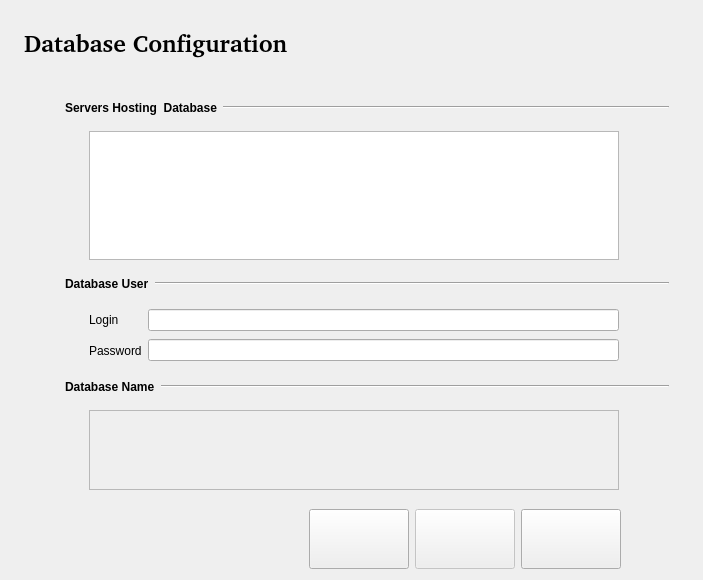
<?xml version="1.0" encoding="UTF-8"?>
<ui version="4.0">
 <class>DDBBWidgetBase</class>
 <widget class="QWidget" name="DDBBWidgetBase">
  <property name="geometry">
   <rect>
    <x>0</x>
    <y>0</y>
    <width>703</width>
    <height>580</height>
   </rect>
  </property>
  <property name="maximumSize">
   <size>
    <width>800</width>
    <height>32767</height>
   </size>
  </property>
  <property name="windowTitle">
   <string>Form2</string>
  </property>
  <layout class="QGridLayout">
   <item row="0" column="0">
    <widget class="QFrame" name="frame7">
     <property name="lineWidth">
      <number>2</number>
     </property>
     <layout class="QVBoxLayout">
      <property name="leftMargin">
       <number>2</number>
      </property>
      <property name="topMargin">
       <number>2</number>
      </property>
      <property name="rightMargin">
       <number>2</number>
      </property>
      <property name="bottomMargin">
       <number>2</number>
      </property>
      <item>
       <widget class="QFrame" name="Frame3">
        <property name="minimumSize">
         <size>
          <width>0</width>
          <height>60</height>
         </size>
        </property>
        <property name="maximumSize">
         <size>
          <width>32567</width>
          <height>60</height>
         </size>
        </property>
        <property name="lineWidth">
         <number>2</number>
        </property>
        <layout class="QHBoxLayout">
         <property name="spacing">
          <number>6</number>
         </property>
         <property name="leftMargin">
          <number>11</number>
         </property>
         <property name="topMargin">
          <number>11</number>
         </property>
         <property name="rightMargin">
          <number>11</number>
         </property>
         <property name="bottomMargin">
          <number>11</number>
         </property>
         <item>
          <widget class="QLabel" name="TextLabel1">
           <property name="font">
            <font>
             <family>Nimbus Sans l [Urw]</family>
             <pointsize>18</pointsize>
             <weight>75</weight>
             <bold>true</bold>
            </font>
           </property>
           <property name="text">
            <string>Database Configuration</string>
           </property>
           <property name="wordWrap">
            <bool>false</bool>
           </property>
          </widget>
         </item>
         <item>
          <spacer name="Spacer3">
           <property name="orientation">
            <enum>Qt::Horizontal</enum>
           </property>
           <property name="sizeType">
            <enum>QSizePolicy::Expanding</enum>
           </property>
           <property name="sizeHint" stdset="0">
            <size>
             <width>181</width>
             <height>0</height>
            </size>
           </property>
          </spacer>
         </item>
        </layout>
       </widget>
      </item>
      <item>
       <widget class="QFrame" name="frame13">
        <layout class="QVBoxLayout">
         <item>
          <layout class="QHBoxLayout">
           <item>
            <widget class="QLabel" name="server_pixmap_label">
             <property name="minimumSize">
              <size>
               <width>35</width>
               <height>35</height>
              </size>
             </property>
             <property name="maximumSize">
              <size>
               <width>35</width>
               <height>35</height>
              </size>
             </property>
             <property name="text">
              <string/>
             </property>
             <property name="pixmap">
              <pixmap>image0</pixmap>
             </property>
             <property name="alignment">
              <set>Qt::AlignCenter</set>
             </property>
             <property name="wordWrap">
              <bool>false</bool>
             </property>
            </widget>
           </item>
           <item>
            <widget class="QLabel" name="textLabel2">
             <property name="sizePolicy">
              <sizepolicy hsizetype="Maximum" vsizetype="Preferred">
               <horstretch>0</horstretch>
               <verstretch>0</verstretch>
              </sizepolicy>
             </property>
             <property name="font">
              <font>
               <weight>75</weight>
               <bold>true</bold>
              </font>
             </property>
             <property name="text">
              <string>Servers Hosting  Database</string>
             </property>
             <property name="wordWrap">
              <bool>false</bool>
             </property>
            </widget>
           </item>
           <item>
            <widget class="Line" name="line1">
             <property name="sizePolicy">
              <sizepolicy hsizetype="Minimum" vsizetype="Fixed">
               <horstretch>0</horstretch>
               <verstretch>0</verstretch>
              </sizepolicy>
             </property>
             <property name="frameShape">
              <enum>QFrame::HLine</enum>
             </property>
             <property name="frameShadow">
              <enum>QFrame::Sunken</enum>
             </property>
            </widget>
           </item>
           <item>
            <spacer name="spacer22">
             <property name="orientation">
              <enum>Qt::Horizontal</enum>
             </property>
             <property name="sizeType">
              <enum>QSizePolicy::Fixed</enum>
             </property>
             <property name="sizeHint" stdset="0">
              <size>
               <width>10</width>
               <height>10</height>
              </size>
             </property>
            </spacer>
           </item>
          </layout>
         </item>
         <item>
          <layout class="QHBoxLayout">
           <item>
            <spacer name="spacer4">
             <property name="orientation">
              <enum>Qt::Horizontal</enum>
             </property>
             <property name="sizeType">
              <enum>QSizePolicy::Fixed</enum>
             </property>
             <property name="sizeHint" stdset="0">
              <size>
               <width>65</width>
               <height>31</height>
              </size>
             </property>
            </spacer>
           </item>
           <item>
            <widget class="QStackedWidget" name="stack">
             <property name="minimumSize">
              <size>
               <width>0</width>
               <height>100</height>
              </size>
             </property>
             <property name="currentIndex">
              <number>1</number>
             </property>
             <widget class="QWidget" name="wait">
              <layout class="QVBoxLayout">
               <property name="leftMargin">
                <number>0</number>
               </property>
               <property name="topMargin">
                <number>0</number>
               </property>
               <property name="rightMargin">
                <number>0</number>
               </property>
               <property name="bottomMargin">
                <number>0</number>
               </property>
               <item>
                <layout class="QHBoxLayout">
                 <item>
                  <widget class="QLabel" name="image_scan">
                   <property name="sizePolicy">
                    <sizepolicy hsizetype="Maximum" vsizetype="Expanding">
                     <horstretch>0</horstretch>
                     <verstretch>0</verstretch>
                    </sizepolicy>
                   </property>
                   <property name="text">
                    <string/>
                   </property>
                   <property name="pixmap">
                    <pixmap>image1</pixmap>
                   </property>
                   <property name="scaledContents">
                    <bool>false</bool>
                   </property>
                   <property name="alignment">
                    <set>Qt::AlignHCenter|Qt::AlignTop</set>
                   </property>
                   <property name="wordWrap">
                    <bool>false</bool>
                   </property>
                  </widget>
                 </item>
                 <item>
                  <widget class="QLabel" name="scan_label">
                   <property name="sizePolicy">
                    <sizepolicy hsizetype="Expanding" vsizetype="Expanding">
                     <horstretch>0</horstretch>
                     <verstretch>0</verstretch>
                    </sizepolicy>
                   </property>
                   <property name="font">
                    <font>
                     <weight>75</weight>
                     <bold>true</bold>
                    </font>
                   </property>
                   <property name="text">
                    <string>Searching for  servers, please wait...</string>
                   </property>
                   <property name="wordWrap">
                    <bool>false</bool>
                   </property>
                  </widget>
                 </item>
                </layout>
               </item>
               <item>
                <layout class="QHBoxLayout">
                 <item>
                  <widget class="QProgressBar" name="progress_bar">
                   <property name="sizePolicy">
                    <sizepolicy hsizetype="Expanding" vsizetype="Preferred">
                     <horstretch>0</horstretch>
                     <verstretch>0</verstretch>
                    </sizepolicy>
                   </property>
                   <property name="minimumSize">
                    <size>
                     <width>50</width>
                     <height>0</height>
                    </size>
                   </property>
                  </widget>
                 </item>
                </layout>
               </item>
               <item>
                <spacer name="spacer14">
                 <property name="orientation">
                  <enum>Qt::Vertical</enum>
                 </property>
                 <property name="sizeType">
                  <enum>QSizePolicy::Expanding</enum>
                 </property>
                 <property name="sizeHint" stdset="0">
                  <size>
                   <width>21</width>
                   <height>20</height>
                  </size>
                 </property>
                </spacer>
               </item>
              </layout>
             </widget>
             <widget class="QWidget" name="servers">
              <layout class="QGridLayout">
               <property name="leftMargin">
                <number>0</number>
               </property>
               <property name="topMargin">
                <number>0</number>
               </property>
               <property name="rightMargin">
                <number>0</number>
               </property>
               <property name="bottomMargin">
                <number>0</number>
               </property>
               <property name="spacing">
                <number>0</number>
               </property>
               <item row="0" column="0">
                <widget class="QListWidget" name="hostnames_list_wgt">
                 <property name="minimumSize">
                  <size>
                   <width>0</width>
                   <height>85</height>
                  </size>
                 </property>
                 <property name="toolTip">
                  <string>Database servers.</string>
                 </property>
                 <property name="resizeMode">
                  <enum>QListView::Adjust</enum>
                 </property>
                 <property name="layoutMode">
                  <enum>QListView::SinglePass</enum>
                 </property>
                 <property name="wordWrap">
                  <bool>true</bool>
                 </property>
                </widget>
               </item>
              </layout>
             </widget>
            </widget>
           </item>
           <item>
            <spacer name="spacer5">
             <property name="orientation">
              <enum>Qt::Horizontal</enum>
             </property>
             <property name="sizeType">
              <enum>QSizePolicy::Fixed</enum>
             </property>
             <property name="sizeHint" stdset="0">
              <size>
               <width>60</width>
               <height>21</height>
              </size>
             </property>
            </spacer>
           </item>
          </layout>
         </item>
         <item>
          <layout class="QVBoxLayout">
           <item>
            <layout class="QHBoxLayout">
             <item>
              <widget class="QLabel" name="user_pixmap_label">
               <property name="minimumSize">
                <size>
                 <width>35</width>
                 <height>35</height>
                </size>
               </property>
               <property name="maximumSize">
                <size>
                 <width>35</width>
                 <height>35</height>
                </size>
               </property>
               <property name="text">
                <string/>
               </property>
               <property name="pixmap">
                <pixmap>image2</pixmap>
               </property>
               <property name="alignment">
                <set>Qt::AlignCenter</set>
               </property>
               <property name="wordWrap">
                <bool>false</bool>
               </property>
              </widget>
             </item>
             <item>
              <widget class="QLabel" name="textLabel2_3">
               <property name="sizePolicy">
                <sizepolicy hsizetype="Maximum" vsizetype="Preferred">
                 <horstretch>0</horstretch>
                 <verstretch>0</verstretch>
                </sizepolicy>
               </property>
               <property name="font">
                <font>
                 <weight>75</weight>
                 <bold>true</bold>
                </font>
               </property>
               <property name="text">
                <string>Database User</string>
               </property>
               <property name="wordWrap">
                <bool>false</bool>
               </property>
              </widget>
             </item>
             <item>
              <widget class="Line" name="line1_3">
               <property name="sizePolicy">
                <sizepolicy hsizetype="Minimum" vsizetype="Fixed">
                 <horstretch>0</horstretch>
                 <verstretch>0</verstretch>
                </sizepolicy>
               </property>
               <property name="frameShape">
                <enum>QFrame::HLine</enum>
               </property>
               <property name="frameShadow">
                <enum>QFrame::Sunken</enum>
               </property>
              </widget>
             </item>
             <item>
              <spacer name="spacer22_3">
               <property name="orientation">
                <enum>Qt::Horizontal</enum>
               </property>
               <property name="sizeType">
                <enum>QSizePolicy::Fixed</enum>
               </property>
               <property name="sizeHint" stdset="0">
                <size>
                 <width>10</width>
                 <height>10</height>
                </size>
               </property>
              </spacer>
             </item>
            </layout>
           </item>
           <item>
            <layout class="QHBoxLayout">
             <item>
              <spacer name="spacer4_2_2">
               <property name="orientation">
                <enum>Qt::Horizontal</enum>
               </property>
               <property name="sizeType">
                <enum>QSizePolicy::Fixed</enum>
               </property>
               <property name="sizeHint" stdset="0">
                <size>
                 <width>65</width>
                 <height>31</height>
                </size>
               </property>
              </spacer>
             </item>
             <item>
              <widget class="QFrame" name="ddbb_user_frame">
               <layout class="QHBoxLayout">
                <property name="leftMargin">
                 <number>0</number>
                </property>
                <property name="topMargin">
                 <number>0</number>
                </property>
                <property name="rightMargin">
                 <number>0</number>
                </property>
                <property name="bottomMargin">
                 <number>0</number>
                </property>
                <item>
                 <layout class="QVBoxLayout">
                  <item>
                   <widget class="QLabel" name="textLabel1_4">
                    <property name="minimumSize">
                     <size>
                      <width>0</width>
                      <height>25</height>
                     </size>
                    </property>
                    <property name="text">
                     <string>Login</string>
                    </property>
                    <property name="wordWrap">
                     <bool>false</bool>
                    </property>
                   </widget>
                  </item>
                  <item>
                   <widget class="QLabel" name="textLabel2_4">
                    <property name="minimumSize">
                     <size>
                      <width>0</width>
                      <height>25</height>
                     </size>
                    </property>
                    <property name="text">
                     <string>Password</string>
                    </property>
                    <property name="wordWrap">
                     <bool>false</bool>
                    </property>
                   </widget>
                  </item>
                 </layout>
                </item>
                <item>
                 <layout class="QVBoxLayout">
                  <item>
                   <widget class="QLineEdit" name="user_name_ledit">
                    <property name="sizePolicy">
                     <sizepolicy hsizetype="Expanding" vsizetype="Maximum">
                      <horstretch>0</horstretch>
                      <verstretch>0</verstretch>
                     </sizepolicy>
                    </property>
                    <property name="toolTip">
                     <string>User Name</string>
                    </property>
                   </widget>
                  </item>
                  <item>
                   <widget class="QLineEdit" name="passwd_ledit">
                    <property name="sizePolicy">
                     <sizepolicy hsizetype="Expanding" vsizetype="Maximum">
                      <horstretch>0</horstretch>
                      <verstretch>0</verstretch>
                     </sizepolicy>
                    </property>
                    <property name="toolTip">
                     <string>Password to access the database</string>
                    </property>
                    <property name="echoMode">
                     <enum>QLineEdit::Password</enum>
                    </property>
                   </widget>
                  </item>
                 </layout>
                </item>
               </layout>
              </widget>
             </item>
             <item>
              <spacer name="spacer5_2_2">
               <property name="orientation">
                <enum>Qt::Horizontal</enum>
               </property>
               <property name="sizeType">
                <enum>QSizePolicy::Fixed</enum>
               </property>
               <property name="sizeHint" stdset="0">
                <size>
                 <width>60</width>
                 <height>21</height>
                </size>
               </property>
              </spacer>
             </item>
            </layout>
           </item>
          </layout>
         </item>
         <item>
          <layout class="QVBoxLayout">
           <item>
            <layout class="QHBoxLayout">
             <item>
              <widget class="QLabel" name="database_pixmap_label">
               <property name="minimumSize">
                <size>
                 <width>35</width>
                 <height>35</height>
                </size>
               </property>
               <property name="maximumSize">
                <size>
                 <width>35</width>
                 <height>35</height>
                </size>
               </property>
               <property name="text">
                <string/>
               </property>
               <property name="pixmap">
                <pixmap>image3</pixmap>
               </property>
               <property name="alignment">
                <set>Qt::AlignCenter</set>
               </property>
               <property name="wordWrap">
                <bool>false</bool>
               </property>
              </widget>
             </item>
             <item>
              <widget class="QLabel" name="textLabel2_2">
               <property name="sizePolicy">
                <sizepolicy hsizetype="Maximum" vsizetype="Preferred">
                 <horstretch>0</horstretch>
                 <verstretch>0</verstretch>
                </sizepolicy>
               </property>
               <property name="font">
                <font>
                 <weight>75</weight>
                 <bold>true</bold>
                </font>
               </property>
               <property name="text">
                <string>Database Name</string>
               </property>
               <property name="wordWrap">
                <bool>false</bool>
               </property>
              </widget>
             </item>
             <item>
              <widget class="Line" name="line1_2">
               <property name="sizePolicy">
                <sizepolicy hsizetype="Minimum" vsizetype="Fixed">
                 <horstretch>0</horstretch>
                 <verstretch>0</verstretch>
                </sizepolicy>
               </property>
               <property name="frameShape">
                <enum>QFrame::HLine</enum>
               </property>
               <property name="frameShadow">
                <enum>QFrame::Sunken</enum>
               </property>
              </widget>
             </item>
             <item>
              <spacer name="spacer22_2">
               <property name="orientation">
                <enum>Qt::Horizontal</enum>
               </property>
               <property name="sizeType">
                <enum>QSizePolicy::Fixed</enum>
               </property>
               <property name="sizeHint" stdset="0">
                <size>
                 <width>10</width>
                 <height>10</height>
                </size>
               </property>
              </spacer>
             </item>
            </layout>
           </item>
           <item>
            <layout class="QHBoxLayout">
             <item>
              <spacer name="spacer4_2">
               <property name="orientation">
                <enum>Qt::Horizontal</enum>
               </property>
               <property name="sizeType">
                <enum>QSizePolicy::Fixed</enum>
               </property>
               <property name="sizeHint" stdset="0">
                <size>
                 <width>65</width>
                 <height>31</height>
                </size>
               </property>
              </spacer>
             </item>
             <item>
              <widget class="QListWidget" name="dbname_list_wgt">
               <property name="enabled">
                <bool>false</bool>
               </property>
               <property name="sizePolicy">
                <sizepolicy hsizetype="Expanding" vsizetype="Expanding">
                 <horstretch>0</horstretch>
                 <verstretch>0</verstretch>
                </sizepolicy>
               </property>
               <property name="minimumSize">
                <size>
                 <width>0</width>
                 <height>80</height>
                </size>
               </property>
               <property name="maximumSize">
                <size>
                 <width>32767</width>
                 <height>140</height>
                </size>
               </property>
               <property name="toolTip">
                <string>Databases.</string>
               </property>
              </widget>
             </item>
             <item>
              <spacer name="spacer5_2">
               <property name="orientation">
                <enum>Qt::Horizontal</enum>
               </property>
               <property name="sizeType">
                <enum>QSizePolicy::Fixed</enum>
               </property>
               <property name="sizeHint" stdset="0">
                <size>
                 <width>60</width>
                 <height>21</height>
                </size>
               </property>
              </spacer>
             </item>
            </layout>
           </item>
          </layout>
         </item>
         <item>
          <spacer name="spacer51">
           <property name="orientation">
            <enum>Qt::Vertical</enum>
           </property>
           <property name="sizeType">
            <enum>QSizePolicy::Expanding</enum>
           </property>
           <property name="sizeHint" stdset="0">
            <size>
             <width>20</width>
             <height>16</height>
            </size>
           </property>
          </spacer>
         </item>
        </layout>
       </widget>
      </item>
     </layout>
    </widget>
   </item>
   <item row="1" column="0">
    <layout class="QHBoxLayout">
     <item>
      <spacer name="Spacer1_2_2">
       <property name="orientation">
        <enum>Qt::Horizontal</enum>
       </property>
       <property name="sizeType">
        <enum>QSizePolicy::Expanding</enum>
       </property>
       <property name="sizeHint" stdset="0">
        <size>
         <width>239</width>
         <height>16</height>
        </size>
       </property>
      </spacer>
     </item>
     <item>
      <widget class="Line" name="Line1_2">
       <property name="frameShape">
        <enum>QFrame::HLine</enum>
       </property>
       <property name="frameShadow">
        <enum>QFrame::Sunken</enum>
       </property>
      </widget>
     </item>
     <item>
      <widget class="QPushButton" name="scan_button">
       <property name="minimumSize">
        <size>
         <width>100</width>
         <height>60</height>
        </size>
       </property>
       <property name="toolTip">
        <string>Scan network and look for possible database servers</string>
       </property>
       <property name="text">
        <string/>
       </property>
      </widget>
     </item>
     <item>
      <widget class="QPushButton" name="ok_button">
       <property name="enabled">
        <bool>false</bool>
       </property>
       <property name="minimumSize">
        <size>
         <width>100</width>
         <height>60</height>
        </size>
       </property>
       <property name="toolTip">
        <string>Configure databases.</string>
       </property>
       <property name="text">
        <string/>
       </property>
      </widget>
     </item>
     <item>
      <widget class="QPushButton" name="cancel_button">
       <property name="minimumSize">
        <size>
         <width>100</width>
         <height>60</height>
        </size>
       </property>
       <property name="toolTip">
        <string>Cancel</string>
       </property>
       <property name="text">
        <string/>
       </property>
      </widget>
     </item>
     <item>
      <spacer name="horizontalSpacer">
       <property name="orientation">
        <enum>Qt::Horizontal</enum>
       </property>
       <property name="sizeType">
        <enum>QSizePolicy::Fixed</enum>
       </property>
       <property name="sizeHint" stdset="0">
        <size>
         <width>71</width>
         <height>20</height>
        </size>
       </property>
      </spacer>
     </item>
    </layout>
   </item>
  </layout>
 </widget>
 <layoutdefault spacing="6" margin="11"/>
 <resources/>
 <connections/>
</ui>
